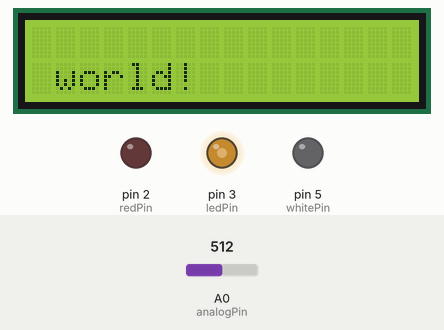
Simulated run of this sketch. Board: Arduino Uno, built with avr-gcc and run on an emulated ATmega328P. Parts: 16×2 character LCD, output pins drawn as LEDs (lit = HIGH). The test bench sets the inputs (shaded band); at power-on: A0 (analogPin) = 512. What the sketch prints to the serial monitor is not drawn.

Above: at 7.2 s.
7.3 s: A0 (analogPin) set to 306
At 9.6 s:
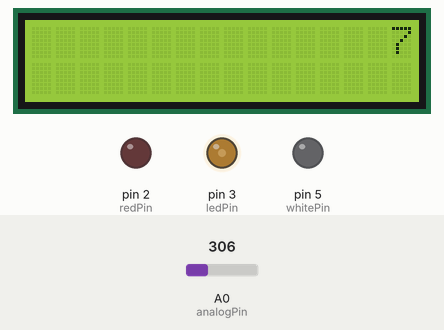
23.3 s: A0 (analogPin) set to 30
At 27.72 s:
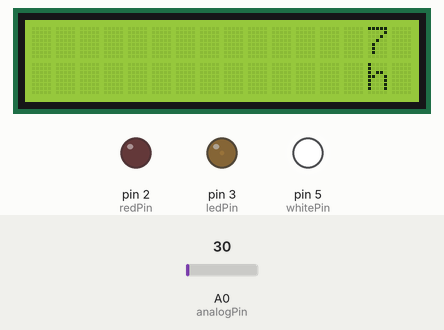
29.5 s: A0 (analogPin) set to 50
At 36.48 s:
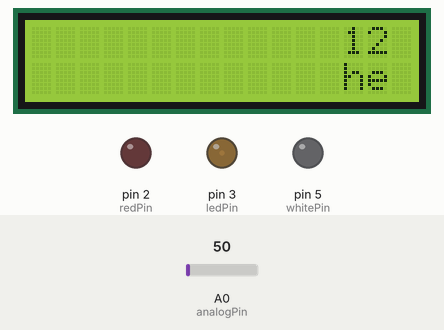
Timing chart, 0 to 37.6 s (numbered marks = the images above; inputs shaded):
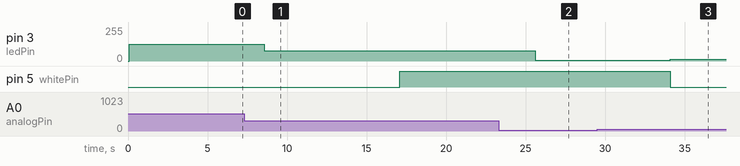

Measured:
- after the input at 7.3 s, pin 3 (ledPin): 127/255 → 76/255 after 1.3 s; pin 5 (whitePin): LOW → HIGH after 9.8 s
- after the input at 23.3 s, pin 3 (ledPin): 76/255 → 7/255 after 2.3 s
- after the input at 29.5 s, pin 3 (ledPin): 7/255 → 12/255 after 4.6 s
- what the display in image 1 shows lasts 2.0 s, from 8.6 s to 10.6 s

The sketch:

lcd_test_pot.ino
```cpp
//LCD1602
//You should now see your LCD1602 display the flowing characters "SUNFOUNDER" and "hello, world"
//Email:support@sunfounder.com
//Website:www.sunfounder.com
//2015.5.7
#include <LiquidCrystal.h>// include the library code
/**********************************************************/
char array1[]=" SUNFOUNDER               ";  //the string to print on the LCD
char array2[]="hello, world!             ";  //the string to print on the LCD
int tim = 250;  //the value of delay time
// initialize the library with the numbers of the interface pins
LiquidCrystal lcd(4, 6, 10, 11, 12, 13);

/******************************************/
const int analogPin = A0;//the analog input pin attach to
const int ledPin = 3;//the led attach to

const int greenPin= 3; //the green led pin attact to
const int whitePin= 5; //the yellow led pin attact to
const int redPin= 2; //the red led pin attach to

int inputValue = 0;//variable to store the value coming from sensor
int outputValue = 0;//variable to store the output value

String comdata = "";
int lastLength = 0;
/*********************************************************/
void setup()
{
  lcd.begin(16, 2);  // set up the LCD's number of columns and rows:
  pinMode(greenPin,OUTPUT);  //initialize the greenPin as output
  pinMode(whitePin, OUTPUT);  //initialize the yellowPin as output
  pinMode(redPin, OUTPUT);  //initialize the redPin as output
  Serial.begin(9600);  // start serial port at 9600 bps:
  Serial.print("Please input any color of LED:");  //print message on serial monitor
}
/*********************************************************/
void loop()
{

    lcd.setCursor(15,0);  // set the cursor to column 15, line 0

    /*for ( int positionCounter1 = 0; positionCounter1 < 26; positionCounter1++)
    {
      lcd.scrollDisplayLeft();  //Scrolls the contents of the display one space to the left.
      lcd.print(array1[positionCounter1]);  // Print a message to the LCD.
      delay(tim);  //wait for 250 microseconds
    }*/

    //lcd.clear();  //Clears the LCD screen and positions the cursor in the upper-left corner.


    inputValue = analogRead(analogPin);//read the value from the sensor
    outputValue = map(inputValue,0,1023,0,255);//Convert from 0-1023 proportional to the number of a number of from 0 to 255
    analogWrite(ledPin,outputValue);//turn the led on depend on the output value
    lcd.print(outputValue);
    delay(2000);
    Serial.print(outputValue ,'\n');

    lcd.setCursor(15,1);  // set the cursor to column 15, line 1
    for (int positionCounter2 = 0; positionCounter2 < 26; positionCounter2++)
    {
      lcd.scrollDisplayLeft();  //Scrolls the contents of the display one space to the left.
      lcd.print(array2[positionCounter2]);  // Print a message to the LCD.
      delay(tim);  //wait for 250 microseconds
    }
    lcd.clear();  //Clears the LCD screen and positions the cursor in the upper-left corner.

    //read string from serial monitor
  if(Serial.available()>0)  // if we get a valid byte, read analog ins:
  {
    comdata = "";
    while (Serial.available() > 0)
    {
      comdata += char(Serial.read());
      delay(2);
    }
    Serial.println(comdata);
  }

    if(comdata == "red")
    {
      digitalWrite(redPin, HIGH);//turn the red led on
      digitalWrite(greenPin, LOW);//turn the green led off
      digitalWrite(whitePin, LOW);//turn the yellow led off
    }
    else if(comdata == "white")
    {
      digitalWrite(redPin, LOW);//turn the red led off
      digitalWrite(greenPin, LOW);//turn the green led off
      digitalWrite(whitePin, HIGH);//turn the yellow led on
    }
    else if(comdata == "green")
    {
      digitalWrite(redPin, LOW);//turn the red led off
      digitalWrite(greenPin, HIGH);//turn the green led on
      digitalWrite(whitePin, LOW);//turn the yellow led off
    }
    else
    {
      digitalWrite(redPin, LOW);//turn the red led off
      digitalWrite(greenPin, LOW);//turn the green led off
      digitalWrite(whitePin, LOW);//turn the yellow led off
    }


    if(outputValue > 10 && outputValue <= 40)
      digitalWrite(redPin, HIGH);//turn the red led on
    else if(outputValue > 40 && outputValue <= 80)
      digitalWrite(whitePin, HIGH);//turn the yellow led on
}
/************************************************************/
```
